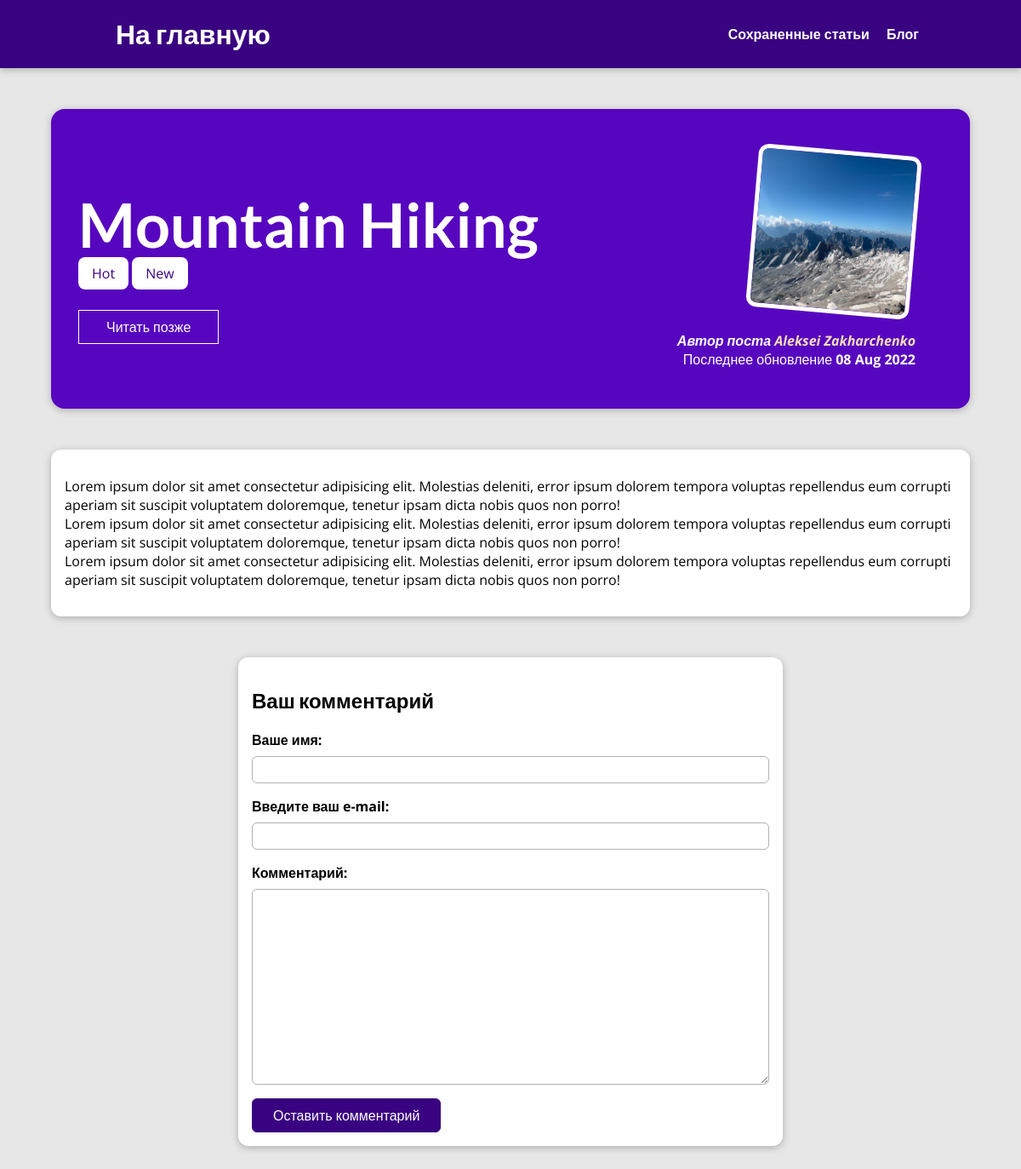
Page /blog/mountain-hiking on the earlier database version.
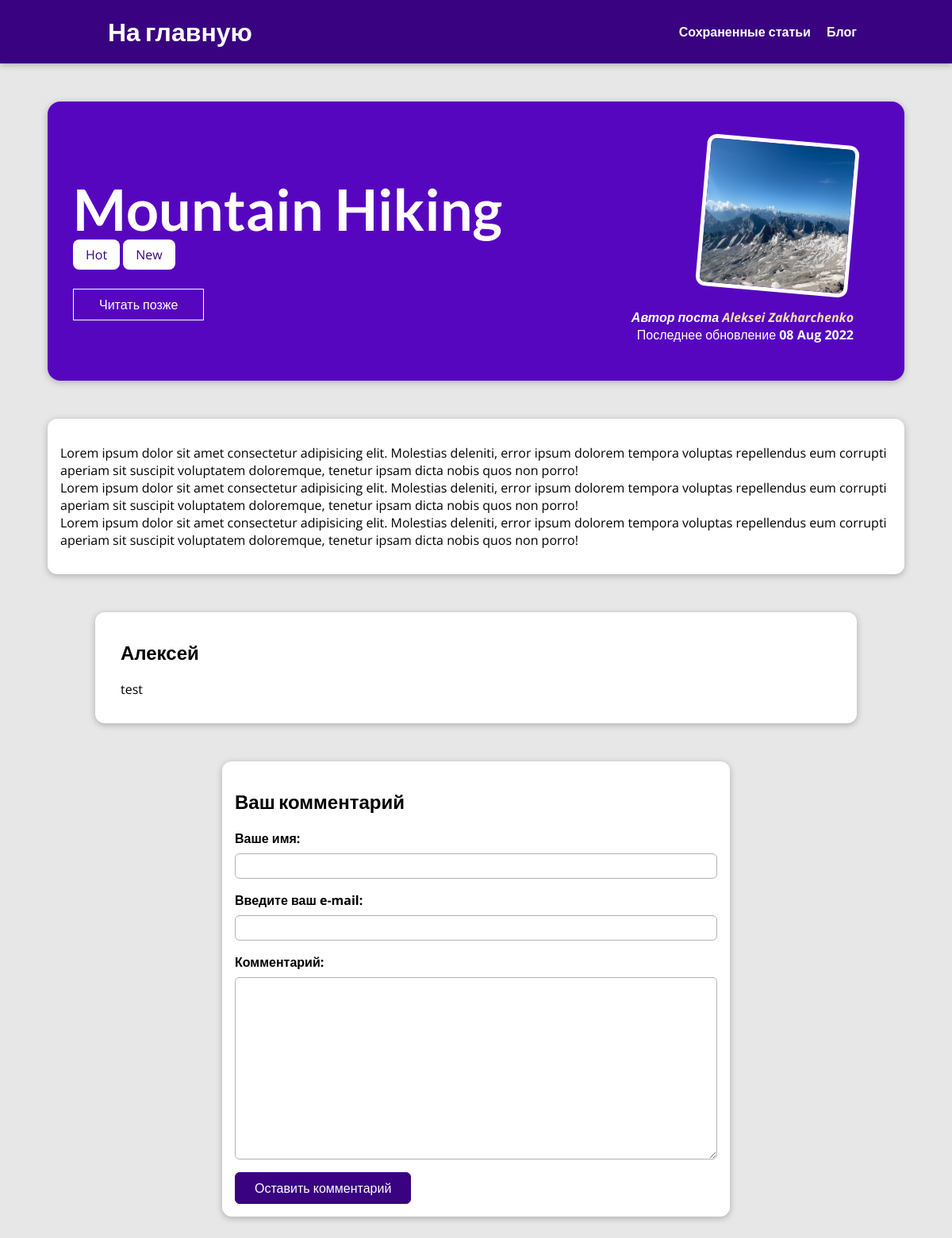
Same page on the later database version.
### blog/models.py (models this page shows, shortened)
class Tag(models.Model):
    caption = models.CharField(max_length=20)

class Comment(models.Model):
    name = models.CharField(max_length=30)
    e_mail = models.EmailField(null=True)
    comment = models.TextField(max_length=400)
    post = models.ForeignKey(Post, null=True, on_delete=models.CASCADE, related_name='comments')

### blog/views.py (the view, shortened to what this page needs)
# urls.py: path('blog/<slug:slug>', views.article.as_view(), name = "article"),
class article(View):
    def is_stored_post(self, request, post_id):
        stored_posts = request.session.get('stored_posts')
        if stored_posts is not None:
            is_saved_for_later = post_id in stored_posts
        else:
            is_saved_for_later = False
        return is_saved_for_later
    def get(self, request, slug):
        post = Post.objects.get(slug=slug)
        context = {
            'article' : post,
            'tags' : post.tag.all(),
            'comment' : CommentForm(),
            'comments' : post.comments.all(),
            'is_saved_for_later' : self.is_stored_post(request, post.id)
        }
        return render(request, "blog/article.html", context )

### blog/forms.py
class CommentForm(forms.ModelForm):
    class Meta:
        model = Comment
        exclude = ['post']
        labels = {
        'name' : 'Ваше имя',
        'e_mail' : "Введите ваш e-mail",
        'comment' : 'Комментарий'
        }

### blog/models.py (called while the page is built)
    def __str__(self):
        return f'{self.first_name} {self.last_name}'

### blog/templates/blog/article.html (shortened to what this page needs)
{% extends "base.html" %}
{% load static %}
{% block css %}
    <link rel="stylesheet" href=" {% static 'blog/post.css' %} ">
{% endblock  %}
{% block body %}
    <section id="summary">
        <h2> {{article.title|title}} </h2>
        {% for tag in tags %}
        <span class='tag'>{{tag.caption}}</span>
        {% endfor%}
        <div id = 'read-later'>
            <form action="{% url "read-later" %}" method="POST">
                <button>
                    {% if is_saved_for_later %}
                    Убрать закладку
                    {% else %}
                    Читать позже
                    {% endif %}
                </button>
            </form>
        </div>
        <article>
            <img src="{{ article.image.url }}" alt="{{article.title}}">
            <address>Автор поста <a href="mailto:{{article.author.email}}">{{article.author}}</a>    </address>
            <div>
                Последнее обновление <time>{{article.date|date:"d M Y"}} </time>
            </div>
        </article>
    </section>
    <main>
        <p>
            {{article.content|linebreaks}}
        </p>
    </main>
    {% if comments %}
    <section id='comments'>
        <ul>
            {% for comment in comments  %}
                <li>
                    <h2>{{comment.name}}</h2>
                    <p>{{comment.comment|linebreaks}}</p>
                </li>
            {% endfor %}
        </ul>
    </section>
    {% endif %}
    <section id = 'comment-form'>
        <h1>Ваш комментарий</h1>
        <form action="{% url "article" article.slug %}" method='POST'>
            {% for field in comment  %}
                <div class="form-control {% if field.errors %}invalid{% endif %}">
                        {{field.label_tag}}
                        {{field}}
                </div>
            {% endfor %}
            <button>Оставить комментарий</button>
           </form>
    </section>
{% endblock %}

Differences in the rows shown:
added Comment: name "Алексей", comment "test"
